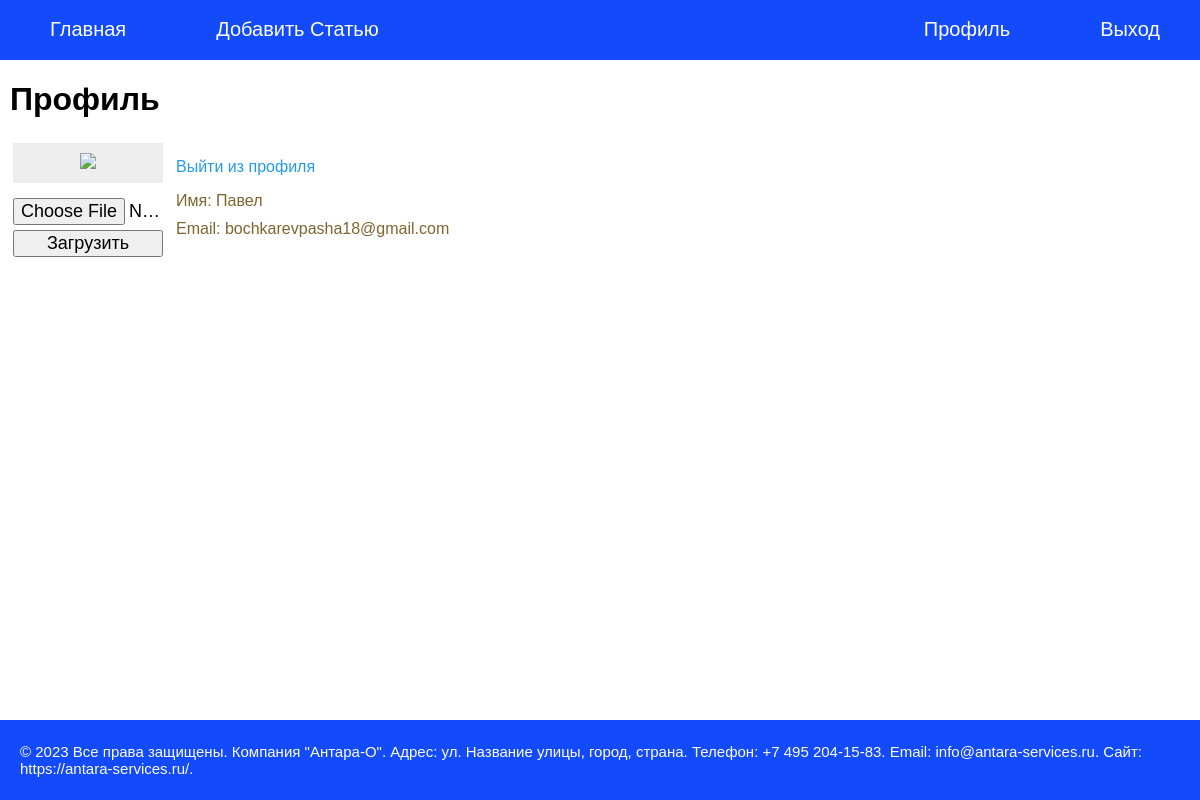
Screenshot of /profile_users (signed in) with the database file from the repository.
### tables this page shows
CREATE TABLE mainmenu(
id integer PRIMARY KEY AUTOINCREMENT,
title text NOT NULL,
url text NOT NULL
);

CREATE TABLE users (
id integer PRIMARY KEY AUTOINCREMENT,
name text NOT NULL,
email text NOT NULL,
psw text NOT NULL,
avatar BLOB DEFAULT NULL,
date text NOT NULL
);

### app.py (the view)
@app.route("/profile_users")
def profile_users():
    return render_template(
        "profile_users.html",
        title="Профиль",
        user=g.database.get_user(current_user.get_id()),
        menu=g.database.get_menu([1, 2]),
        login=g.database.get_menu([3, 4]),
        logout=g.database.get_menu([5, 6])
    )

### DatabaseMainMenu.py (called while the page is built)
    def get_menu(self, index_list: List[int]) -> List:
        try:
            get_page_title_data = f"""SELECT * FROM mainmenu WHERE id BETWEEN {index_list[0]} AND {index_list[1]}"""
            self.__cur.execute(get_page_title_data)
            res = self.__cur.fetchall()
            if res:
                return res
        except sqlite3.Error as e:
            print(f"Ошибки чтения из БД: {e}")
        return []

    def get_user(self, user_id):
        try:
            self.__cur.execute(f"SELECT * FROM users WHERE id = {user_id} LIMIT 1")
            res = self.__cur.fetchone()
            if not res:
                print("Пользователь не найден")
                return False
            return res
        except sqlite3 as e:
            print(f"Ошибка получения данных из БД : {e}")
        return False

### UserLogin.py (called while the page is built)
    def from_db(self, user_id, db):
        self.__user = db.get_user(user_id)
        return self

    def get_name(self):
        return self.__user['name'] if self.__user else "Без имени"

    def get_email(self):
        return self.__user['email'] if self.__user else "Без email"

    def get_id(self) -> str:
        return str(self.__user['id'])

### app.py (called while the page is built)
@login_manager.user_loader
def load_user(user_id):
    print("load user")
    return UserLogin().from_db(user_id, g.database)

def connect_db():
    conn = sq.connect(app.config["DATABASE"])
    conn.row_factory = sq.Row
    return conn

def get_db():
    if not hasattr(g, "link_db"):
        g.link_db = connect_db()
    return g.link_db

@app.before_request
def accessing_the_database():
    g.db = get_db()
    g.database = FDatabase(g.db)

### templates/profile_users.html (shortened to what this page needs)
{% extends 'index.html' %}
{% block content %}
{{ super()}}
<table border="0" class="profile-table">
    <tr><td valign="top">
        <div class="profile-ava"><img src="{{ url_for('user_ava') }}"></div>
        <div class="profile-load">
            <form action="{{ url_for('upload') }}" method="POST" enctype="multipart/form-data">
                <p><input type="file" name="file">
                <p><input type="submit" value="Загрузить">
            </form>
        </div>
    </td>
        <td valign="top" class="profile-panel">
            <p><a href=" {{url_for('logout')}} ">Выйти из профиля</a>
            <ul class="profile-info">
            <li>Имя: {{ current_user.get_name() }}</li>
            <li>Email: {{ current_user.get_email() }}</li>
            </ul>
        </td></tr>
</table>
{% endblock %}

### templates/index.html (shortened to what this page needs)
<!DOCTYPE html>
<html>
<head>
<link type="text/css" href="{{ url_for('static', filename='css/styles.css') }}" rel="stylesheet" />
</head>
<body>
{% block content -%}
	{%- block mainmenu -%}
<ul class="mainmenu">
	{% for m in menu -%}
<li><a href="{{m.url}}">{{m.title}}</a></li>
	{% endfor -%}
	{% if not current_user.is_authenticated %}
	{% for n in login -%}
<li class="log"><a href="{{n.url}}">{{n.title}}</a></li>
	{% endfor -%}
	{% else %}
	{% for l in logout -%}
<li class="log"><a href="{{l.url}}">{{l.title}}</a></li>
	{% endfor -%}
	{% endif -%}
</ul>
	{% endblock mainmenu -%}
<div class="content">
	{% if title -%}
<h1>{{title}}</h1>
	{% else %}
<h1>Про Flask</h1>
	{% endif -%}
{% endblock -%}
</div>
</body>
<div class="footer">
	<span class="text_for_footer">© 2023 Все права защищены. Компания "Антара-О".
		Адрес: ул. Название улицы, город, страна. Телефон: +7 495 204-15-83. Email: info@antara-services.ru. Сайт: https://antara-services.ru/.</span>
</div>
</html>

### static/css/styles.css (style rules this page uses)
html, body { font-family: 'Arial'; margin: 0; padding: 0; height: 100%; width: 100%; }
a { color: #229af1; text-decoration: none; }
ul.mainmenu { list-style: none; background: #134afa; height: 60px; margin: 0; padding: 0; font-size: 20px; overflow : hidden; }
ul.mainmenu li { float: left; margin: 18px 40px 0 50px; }
ul.mainmenu li a { color: #ffffff; text-decoration: none; }
ul.mainmenu li.log { float: right; margin: 18px 40px 0 50px; }
ul.mainmenu li.log a { color: #ffffff; text-decoration: none; }
div.content { margin: 10px; }
.footer { display: flex; align-items: center; position: absolute; background: #134afa; position: absolute; left: 0; bottom: 0; width: 100%; height: 80px; }
.text_for_footer { color: #ffffff; font-family: 'Arial'; font-size: 15px; padding: 10px 20px; }
.profile-ava { width: 130px; text-align: center; overflow: hidden; background: #eee; padding: 10px; }
.profile-ava img { max-width: 150px; height: auto; }
.profile-load { margin-top: 10px; overflow: hidden; max-width: 150px; }
.profile-load input[type=submit], input[type=file] { width: 100%; font-size: 18px; }
.profile-load p { padding: 0; margin: 5px 0 0 0; }
.profile-panel { padding: 0 0 0 10px; }
ul.profile-info { list-style: none; margin: 10px 0 0 0; padding: 0; color: #7E652F; }
ul.profile-info li { margin-top: 10px; }

### rows the page displays
mainmenu: title "Главная"
mainmenu: title "Добавить Статью"
mainmenu: title "Выход"
mainmenu: title "Профиль"
users: get_name "Павел", get_email "bochkarevpasha18@gmail.com"
